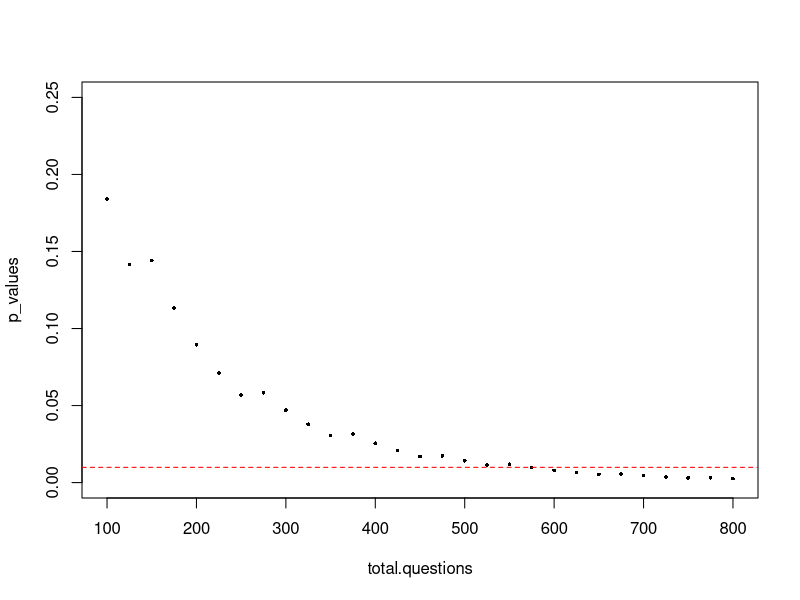
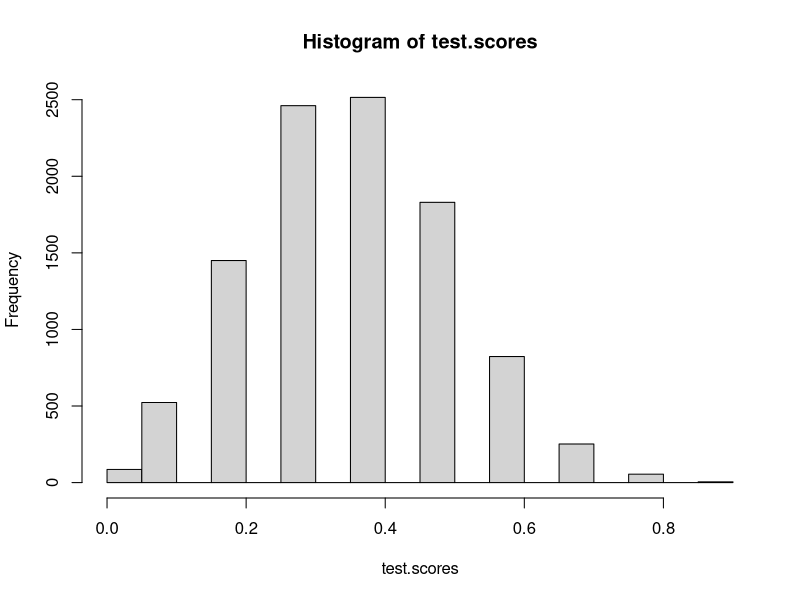

The R script that drew these images, in order:
## ---- chunk 1
library(purrr)
x <- 30
y <- 50
map2(x, y, alternative = "greater", .f = binom.test)


test_results <- binom.test((.60*50), 50, alternative = "greater")

# x - favorable or successful outcomes
# n - number of trials
# alternative = greater
# p = p value

test_results
test_results$p.value
## ---- chunk 2
library(purrr)
total.questions <- seq(100, 800, 25)
#default p-value is 0.5
percent.correct <- round(total.questions*.55)

results <- map2(.x = percent.correct, .y = total.questions, alternative = "greater", .f = binom.test)
p_values <- unlist(lapply(results, `[`, 3))

plot(x = total.questions, y = p_values, cex = 0.5, pch = 16, ylim = c(0,.25), asp = 0)
abline(h = 0.0099, v = 0, col = "red", lty = 2)#produce horizontal line for p_value of 0.0099

df <- data.frame(total.questions, p_values)
df

## ---- chunk 3
TF <- .5
MC <- .25
total.questions <- 10
percent.correct <- round(.75*total.questions)
probability <- c(rep(TF,5), rep(MC,5))
number_of_simulations <- seq_len(10000)

test.scores <- c()
for (i in number_of_simulations){
       test.scores[i] <- (sum (rbinom (n = rep(1, total.questions), size = 1, prob = probability))) / total.questions

          }
length(test.scores[test.scores > .75])/ length(number_of_simulations)
hist(test.scores)

#1- pbinom(length(test.scores[test.scores > .75]), size = length(number_of_simulations), prob = .5 or probability, lower.tail = FALSE)

